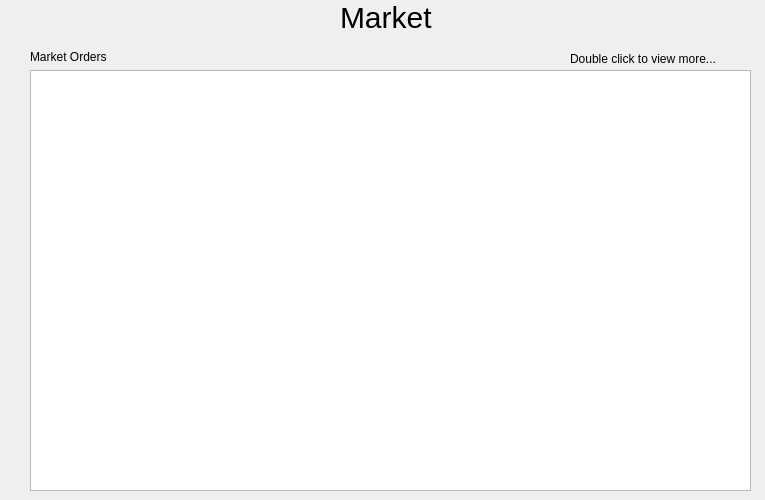
   <widget class="QWidget" name="marketPage">
    <widget class="QLabel" name="headerLabel_Market">
     <property name="geometry">
      <rect>
       <x>340</x>
       <y>0</y>
       <width>98</width>
       <height>34</height>
      </rect>
     </property>
     <property name="styleSheet">
      <string notr="true">font-size:30px;</string>
     </property>
     <property name="text">
      <string>Market</string>
     </property>
     <property name="alignment">
      <set>Qt::AlignLeading|Qt::AlignLeft|Qt::AlignVCenter</set>
     </property>
     <property name="buddy">
      <cstring>descEdit_NewOrder</cstring>
     </property>
    </widget>
    <widget class="QLabel" name="doubleClickLabel_Market">
     <property name="geometry">
      <rect>
       <x>570</x>
       <y>50</y>
       <width>186</width>
       <height>17</height>
      </rect>
     </property>
     <property name="text">
      <string>Double click to view more...</string>
     </property>
     <property name="buddy">
      <cstring>sourceEdit_NewOrder</cstring>
     </property>
    </widget>
    <widget class="QWidget" name="layoutWidget_2">
     <property name="geometry">
      <rect>
       <x>30</x>
       <y>50</y>
       <width>721</width>
       <height>441</height>
      </rect>
     </property>
     <layout class="QVBoxLayout" name="listWidgetsBox_Market">
      <item>
       <widget class="QLabel" name="marketOrdersLabel_Market">
        <property name="text">
         <string>Market Orders</string>
        </property>
        <property name="buddy">
         <cstring>sourceEdit_NewOrder</cstring>
        </property>
       </widget>
      </item>
      <item>
       <widget class="QListWidget" name="marketOrdersListWidget_Market"/>
      </item>
     </layout>
    </widget>
   </widget>
